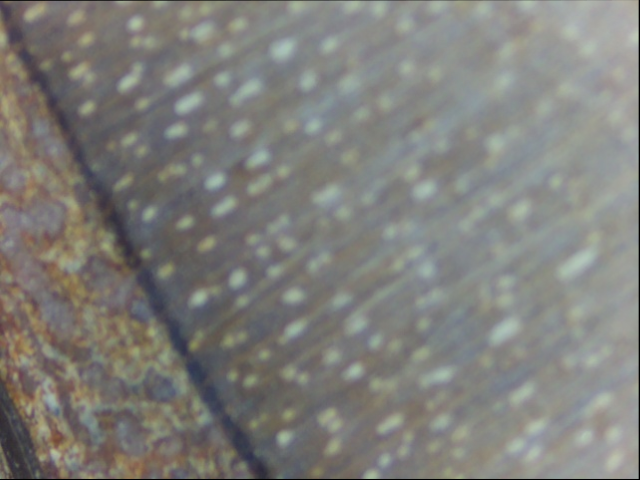
#> input picture code/aligned1.png, 640 x 480 px
$ python -i focus_stack.py   (imports and definitions only)   (older library calls are emulated)
#> lines starting #> are read from the running program, lines starting #| are printed output that depends on the picture
## Code inspired by https://github.com/cmcguinness/focusstack/tree/master

import numpy as np
import cv2
import os
import logging as log

# [1 line not run here, left out]

class FocusStack:

    def __init__(self):
        pass

    # [12 lines left out: function findHomography, not called in this run]


    def align_images(self, images):

        # TODO: SIFT not open source? im not sure this is still true (cmcguinness code hasnt been updated in 8 yrs and SIFT now fully integrated into OpenCV, but maybe worth looking futher into before publishing)

        use_sift = True

        outimages = []

        if use_sift:
            log.info("using sift")
            detector = cv2.SIFT_create()
        else:
            detector = cv2.ORB_create(1000)

        #   We assume that image 0 is the "base" image and align everything to it
        outimages.append(images[0])
        image1gray = cv2.cvtColor(images[0],cv2.COLOR_BGR2GRAY)
        image_1_kp, image_1_desc = detector.detectAndCompute(image1gray, None)

        log.info("begin alignment")
        for i in range(1,len(images)):
            log.info("Aligning image {}".format(i))
            image_i_kp, image_i_desc = detector.detectAndCompute(images[i], None)

            if use_sift:
                bf = cv2.BFMatcher()
                # This returns the top two matches for each feature point (list of list)
                pairMatches = bf.knnMatch(image_i_desc,image_1_desc, k=2)
                rawMatches = []
                for m,n in pairMatches:
                    if m.distance < 0.7*n.distance:
                        rawMatches.append(m)
            else:
                bf = cv2.BFMatcher(cv2.NORM_HAMMING, crossCheck=True)
                rawMatches = bf.match(image_i_desc, image_1_desc)

            sortMatches = sorted(rawMatches, key=lambda x: x.distance)
            matches = sortMatches[0:128]


            hom = self.findHomography(image_i_kp, image_1_kp, matches)
            newimage = cv2.warpPerspective(images[i], hom, (images[i].shape[1], images[i].shape[0]), flags=cv2.INTER_LINEAR)

            outimages.append(newimage)
            # If you find that there's a large amount of ghosting, it may be because one or more of the input
            # images gets misaligned.  Outputting the aligned images may help diagnose that.
            cv2.imwrite("aligned{}.png".format(i), newimage)

        return outimages

    #
    #   Compute the gradient map of the image
    # [10 lines left out: function compute_laplacian, not called in this run]

    def focus_stack(self, unimages):

        log.info("focus stack begin")
        images = self.align_images(unimages)

        log.info("Computing the laplacian of the blurred images")
        laps = []
        for i in range(len(images)):
            laps.append(self.compute_laplacian(cv2.cvtColor(images[i],cv2.COLOR_BGR2GRAY)))

        laps = np.asarray(laps)
        log.info("Shape of array of laplacians = {}".format(laps.shape))

        output = np.zeros(shape=images[0].shape, dtype=images[0].dtype)

        abs_laps = np.absolute(laps)
        maxima = abs_laps.max(axis=0)
        bool_mask = abs_laps == maxima
        mask = bool_mask.astype(np.uint8)
        for i in range(0,len(images)):
            output = cv2.bitwise_not(images[i],output, mask=mask[i])

        return 255-output

    # [121 lines left out: function crop_stacked, not called in this run]

# [11 lines not run here, left out]

# [9 lines of commented-out code are left out]

>>> import cv2
>>> picture = cv2.imread('aligned1.png', cv2.IMREAD_GRAYSCALE)
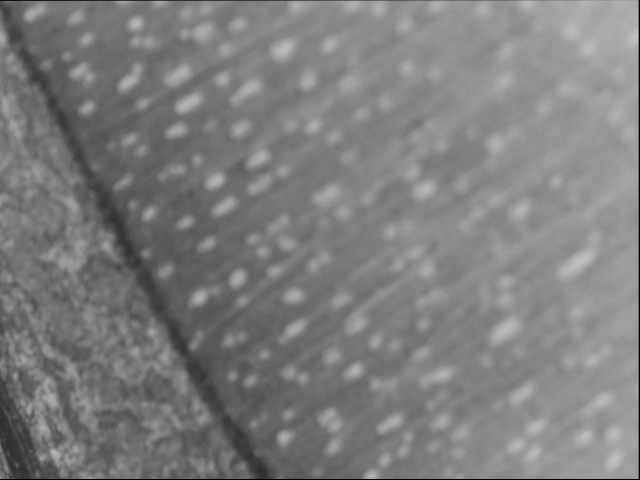
#> picture: shape (480, 640); min 0, max 195, mean 126
#> (the run stopped early here; a loop or call above may not have finished)

$ run again, on code/aligned5.png
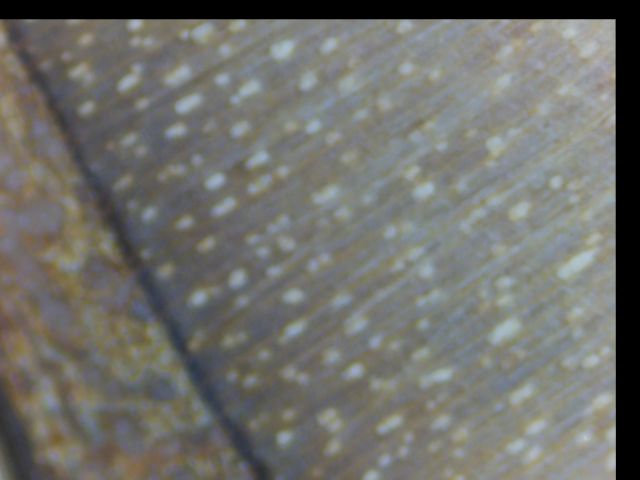
#> input picture code/aligned5.png, 640 x 480 px
#> `picture = cv2.imread('aligned1.png', cv2.IMREAD_GRAYSCALE)`:
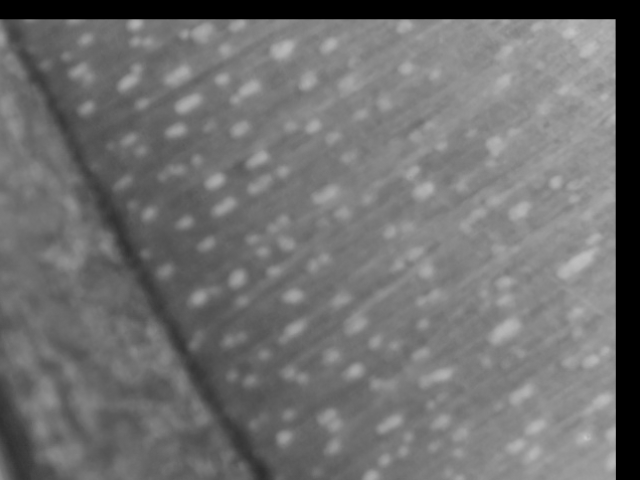
#> picture: shape (480, 640); min 0, max 198, mean 111.7
